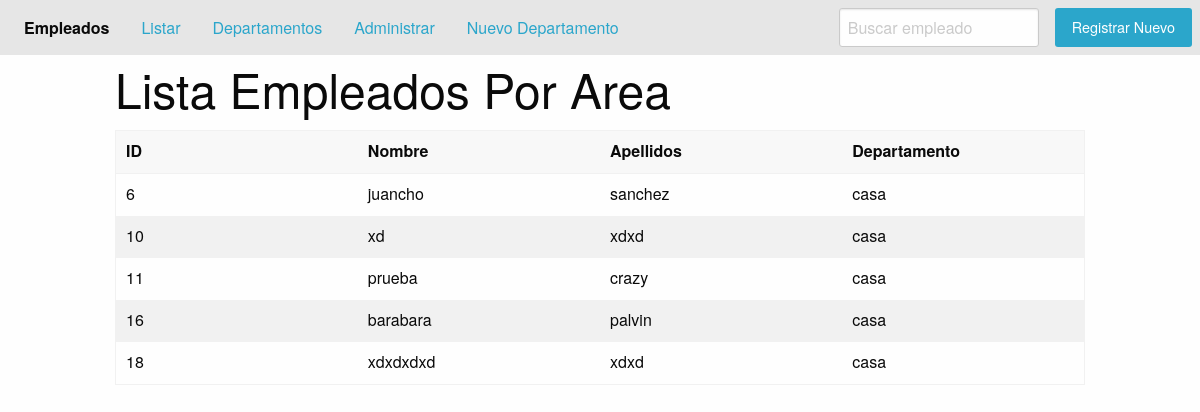
/area-empleado/casa/, run on the app's committed database.
### aplicaciones/persona/models.py (models this page shows, shortened)
class Empleado(models.Model):
    JOB_CHOICES = (
        ('0','contador'),
        ('1','administrador'),
        ('2','economista')
    )
    first_name = models.CharField('Nombres',max_length=60)
    last_name = models.CharField('Apellidos',max_length=60)
    full_name = models.CharField('Nombre completo',max_length=120,blank=True)
    job = models.CharField('Trabajos',max_length=1,choices=JOB_CHOICES)
    departamento = models.ForeignKey(Departamento,on_delete=models.CASCADE)
    avatar = models.ImageField(upload_to='upload',blank=True,null=True)
    habilidades = models.ManyToManyField(Habilidades)
    class Meta:
        verbose_name = 'Persona'
        verbose_name_plural= 'Personas'

### aplicaciones/departamento/models.py (models this page shows)
class Departamento(models.Model):
    name = models.CharField('Nombre',max_length=50)#el nombre es como aparecera en el administrador de django
    short_name = models.CharField('Nombre Corto', max_length=50,blank=True)
    anulate = models.BooleanField('Anulado',default=False)
    class Meta:
        verbose_name= 'Mi departamento'
        verbose_name_plural = 'Mis departamentos'
        ordering = ['name']
    def __str__(self):
        return self.name

### aplicaciones/persona/views.py (the view)
# urls.py: path('area-empleado/<str:area>/', ListByAreaEmpleado.as_view(),name='area_empleado'),
class ListByAreaEmpleado(ListView):
    template_name = 'list_area.html'
    context_object_name = 'consulta'
    def get_queryset(self):
        area = self.kwargs['area']
        list = Empleado.objects.filter(departamento__name__contains=area)
        return list
    def get_context_data(self, **kwargs):
        context = super().get_context_data(**kwargs)
        context['title'] = 'Lista Empleados Por Area'
        context['place_holder'] = 'Buscar empleado'
        return context

### aplicaciones/persona/templates/list_area.html (shortened to what this page needs)
{% extends 'list.html' %}
{% block cabecera %}
      <th width="150">ID</th>
      <th width="150">Nombre</th>
      <th width="150">Apellidos</th>
      <th width="150">Departamento</th>
{% endblock %}
{% block cuerpo %}
    {% for e in consulta %}
    <tr>
      <td>{{ e.id }}</td>
      <td>{{ e.first_name}}</td>
      <td>{{ e.last_name}}</td>
      <td>{{ e.departamento}}</td>
    </tr>
    {% endfor %}
{% endblock %}

### data on the page
Empleado: id "6", first_name "juancho", last_name "sanchez", departamento "casa"
Empleado: id "10", first_name "xd", last_name "xdxd", departamento "casa"
Empleado: id "11", first_name "prueba", last_name "crazy", departamento "casa"
Empleado: id "16", first_name "barabara", last_name "palvin", departamento "casa"
Empleado: id "18", first_name "xdxdxdxd", last_name "xdxd", departamento "casa"

### other printed values
{{ title }} "Lista Empleados Por Area"
